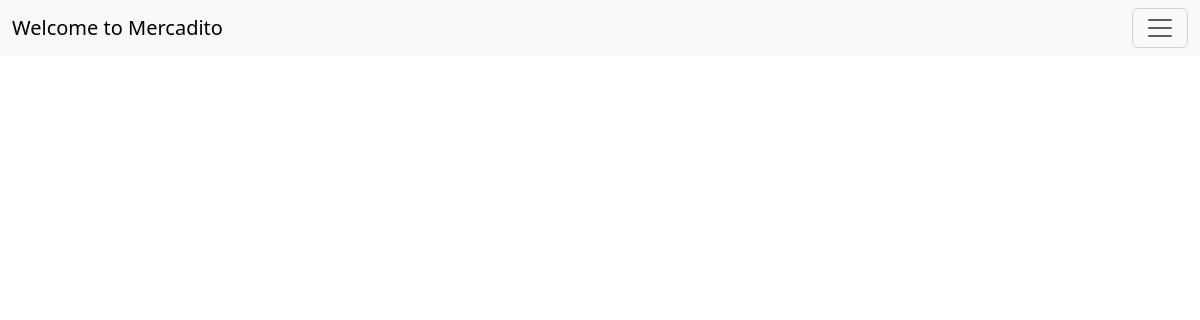
Page /computers/ (signed in) on the earlier database version.
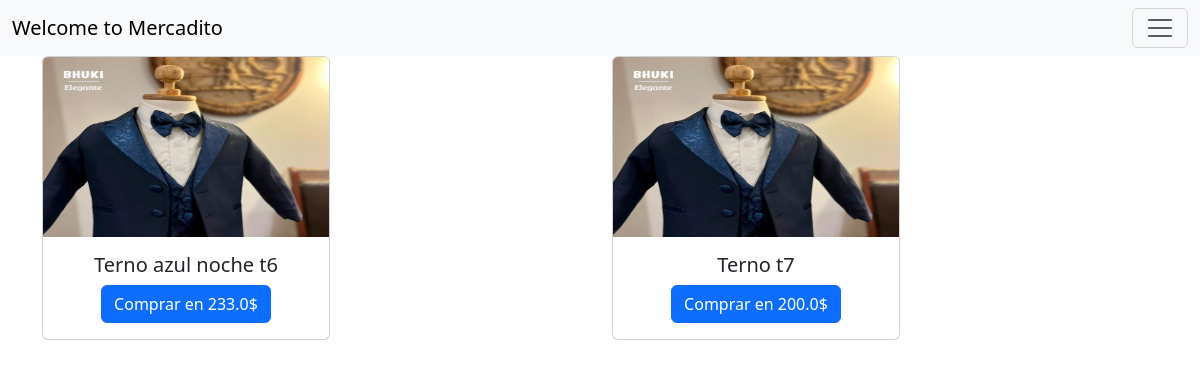
Same page on the later database version.
### store/models.py (models this page shows, shortened)
class Product(models.Model):
    productimage =models.ImageField(upload_to="store/images/",null=True) #SE LE AÑADE EL DIRECTORIO DONDE SE ALMACENARAN LAS IMG
    name = models.CharField(max_length=200)
    description = models.TextField(null=True)
    price = models.FloatField()
    category = models.CharField(max_length=30,choices=choicess)
    views = models.IntegerField(default=0)
    sold = models.IntegerField(default=0)
    belongs = models.ForeignKey(settings.AUTH_USER_MODEL,on_delete=models.CASCADE)

### Greeting/views.py (the view)
# urls.py: path("computers/",v.computers,name="Computers"),
@login_required()
def computers(request):
    form = Product.objects.all()
    return render(request,template_name="computers.html",context={"form":form})

### Greeting/templates/computers.html (shortened to what this page needs)
{% extends "layouts/navegation.html" %}
{% block content %}
<!DOCTYPE html>
<html lang="en">
<head>
</head>
<body>
    <h1>Nuestras computadoras</h1>
    <div class="container text-center" >
        <div class="row gy-5">
    {% for p in form %}
        <div class="col">
            <div class="card" style="width: 18rem; " >
                <img class="card-img-top"  src="{{p.productimage.url}}" alt="Card image cap" width="286px" height="180px">
                <div class="card-body">
                <h5 class="card-title">{{p.name}}</h5>
                <form action="{% url 'BUY' %}" method="POST">
                    <button class="btn btn-primary" value={{p.id}} name="product" >Comprar en {{p.price}}$</button>
                </form>
                </div>
            </div>
        </div>
    {% endfor %}
        </div>
    </div>
</body>
</html>
{% endblock %}

### Greeting/templates/layouts/navegation.html (shortened to what this page needs)
{% block content %}
{% endblock %}
<!DOCTYPE html>
<html lang="en">
<head>
    <link href="https://cdn.jsdelivr.net/npm/bootstrap@5.3.2/dist/css/bootstrap.min.css" rel="stylesheet">
</head>
<body>
    <nav class="navbar bg-body-tertiary fixed-top">
        <div class="container-fluid">
          <a class="navbar-brand" href="{% url 'Welcome' %}">Welcome to Mercadito</a>
          <button class="navbar-toggler" type="button" data-bs-toggle="offcanvas" data-bs-target="#offcanvasNavbar" aria-controls="offcanvasNavbar" aria-label="Toggle navigation">
            <span class="navbar-toggler-icon"></span>
          </button>
        </div>
      </nav>
</body>
</html>

Differences in the rows shown:
added Product: productimage (picture), name "Terno azul noche t6", {{ p.id }} 1 (drawn), price "233.0"
added Product: productimage (picture), name "Terno t7", {{ p.id }} 2 (drawn), price "200.0"
